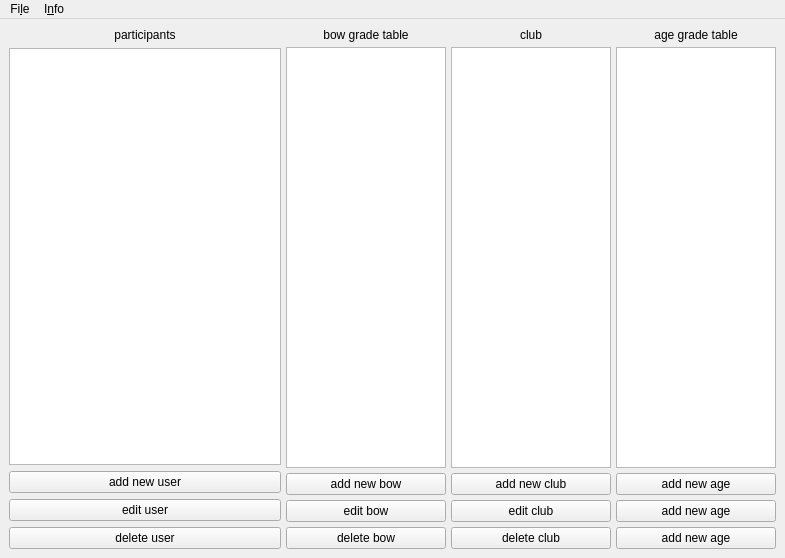
<?xml version="1.0" encoding="UTF-8"?>
<ui version="4.0">
 <class>MainWindow</class>
 <widget class="QMainWindow" name="MainWindow">
  <property name="geometry">
   <rect>
    <x>0</x>
    <y>0</y>
    <width>785</width>
    <height>558</height>
   </rect>
  </property>
  <property name="sizePolicy">
   <sizepolicy hsizetype="Preferred" vsizetype="Preferred">
    <horstretch>0</horstretch>
    <verstretch>0</verstretch>
   </sizepolicy>
  </property>
  <property name="windowTitle">
   <string>Archerrank2</string>
  </property>
  <widget class="QWidget" name="centralwidget">
   <property name="enabled">
    <bool>true</bool>
   </property>
   <property name="sizePolicy">
    <sizepolicy hsizetype="Preferred" vsizetype="Preferred">
     <horstretch>2</horstretch>
     <verstretch>2</verstretch>
    </sizepolicy>
   </property>
   <property name="minimumSize">
    <size>
     <width>507</width>
     <height>0</height>
    </size>
   </property>
   <layout class="QHBoxLayout" name="horizontalLayout_2">
    <item>
     <layout class="QHBoxLayout" name="horizontalLayout" stretch="17,10,10,10">
      <property name="spacing">
       <number>5</number>
      </property>
      <property name="sizeConstraint">
       <enum>QLayout::SetDefaultConstraint</enum>
      </property>
      <property name="leftMargin">
       <number>0</number>
      </property>
      <property name="topMargin">
       <number>0</number>
      </property>
      <item>
       <layout class="QVBoxLayout" name="verticalLayout" stretch="0,0,0,0,0">
        <property name="spacing">
         <number>6</number>
        </property>
        <property name="sizeConstraint">
         <enum>QLayout::SetNoConstraint</enum>
        </property>
        <item>
         <widget class="QLabel" name="label_user">
          <property name="text">
           <string>participants</string>
          </property>
          <property name="alignment">
           <set>Qt::AlignCenter</set>
          </property>
         </widget>
        </item>
        <item>
         <widget class="QTableView" name="tableView_user">
          <property name="sizePolicy">
           <sizepolicy hsizetype="Preferred" vsizetype="Preferred">
            <horstretch>1</horstretch>
            <verstretch>1</verstretch>
           </sizepolicy>
          </property>
         </widget>
        </item>
        <item>
         <widget class="QPushButton" name="pushButton_user">
          <property name="text">
           <string>add new user</string>
          </property>
         </widget>
        </item>
        <item>
         <widget class="QPushButton" name="pushButton_edituser">
          <property name="text">
           <string>edit user</string>
          </property>
         </widget>
        </item>
        <item>
         <widget class="QPushButton" name="pushButton_deleteuser">
          <property name="text">
           <string>delete user</string>
          </property>
         </widget>
        </item>
       </layout>
      </item>
      <item>
       <layout class="QVBoxLayout" name="verticalLayout_3">
        <property name="sizeConstraint">
         <enum>QLayout::SetNoConstraint</enum>
        </property>
        <item>
         <widget class="QLabel" name="label_bow">
          <property name="text">
           <string>bow grade table</string>
          </property>
          <property name="alignment">
           <set>Qt::AlignCenter</set>
          </property>
         </widget>
        </item>
        <item>
         <widget class="QTableView" name="tableView_bow"/>
        </item>
        <item>
         <widget class="QPushButton" name="pushButton_bow">
          <property name="text">
           <string>add new bow</string>
          </property>
         </widget>
        </item>
        <item>
         <widget class="QPushButton" name="pushButton_editbow">
          <property name="text">
           <string>edit bow</string>
          </property>
         </widget>
        </item>
        <item>
         <widget class="QPushButton" name="pushButton_deletebow">
          <property name="text">
           <string>delete bow</string>
          </property>
         </widget>
        </item>
       </layout>
      </item>
      <item>
       <layout class="QVBoxLayout" name="verticalLayout_5">
        <property name="sizeConstraint">
         <enum>QLayout::SetNoConstraint</enum>
        </property>
        <item>
         <widget class="QLabel" name="label_club">
          <property name="text">
           <string>club</string>
          </property>
          <property name="alignment">
           <set>Qt::AlignCenter</set>
          </property>
         </widget>
        </item>
        <item>
         <widget class="QTableView" name="tableView_club"/>
        </item>
        <item>
         <widget class="QPushButton" name="pushButton_club">
          <property name="text">
           <string>add new club</string>
          </property>
         </widget>
        </item>
        <item>
         <widget class="QPushButton" name="pushButton_editclub">
          <property name="text">
           <string>edit club</string>
          </property>
         </widget>
        </item>
        <item>
         <widget class="QPushButton" name="pushButton_deleteclub">
          <property name="text">
           <string>delete club</string>
          </property>
         </widget>
        </item>
       </layout>
      </item>
      <item>
       <layout class="QVBoxLayout" name="verticalLayout_2">
        <property name="sizeConstraint">
         <enum>QLayout::SetNoConstraint</enum>
        </property>
        <item>
         <widget class="QLabel" name="label_age">
          <property name="text">
           <string>age grade table</string>
          </property>
          <property name="alignment">
           <set>Qt::AlignCenter</set>
          </property>
         </widget>
        </item>
        <item>
         <widget class="QTableView" name="tableView_age"/>
        </item>
        <item>
         <widget class="QPushButton" name="pushButton_age">
          <property name="text">
           <string>add new age</string>
          </property>
         </widget>
        </item>
        <item>
         <widget class="QPushButton" name="pushButton_editage">
          <property name="text">
           <string>add new age</string>
          </property>
         </widget>
        </item>
        <item>
         <widget class="QPushButton" name="pushButton_deleteage">
          <property name="text">
           <string>add new age</string>
          </property>
         </widget>
        </item>
       </layout>
      </item>
     </layout>
    </item>
   </layout>
  </widget>
  <widget class="QMenuBar" name="menubar">
   <property name="geometry">
    <rect>
     <x>0</x>
     <y>0</y>
     <width>785</width>
     <height>30</height>
    </rect>
   </property>
   <widget class="QMenu" name="menuFile">
    <property name="title">
     <string>Fi&amp;le</string>
    </property>
    <addaction name="actionOpen"/>
    <addaction name="actionSave"/>
    <addaction name="separator"/>
    <addaction name="actionExit"/>
   </widget>
   <widget class="QMenu" name="menuInfo">
    <property name="title">
     <string>I&amp;nfo</string>
    </property>
   </widget>
   <addaction name="menuFile"/>
   <addaction name="menuInfo"/>
  </widget>
  <action name="actionExit">
   <property name="text">
    <string>&amp;Exit</string>
   </property>
  </action>
  <action name="actionOpen">
   <property name="text">
    <string>&amp;Open</string>
   </property>
  </action>
  <action name="actionSave">
   <property name="text">
    <string>&amp;Save</string>
   </property>
  </action>
 </widget>
 <resources/>
 <connections/>
</ui>
